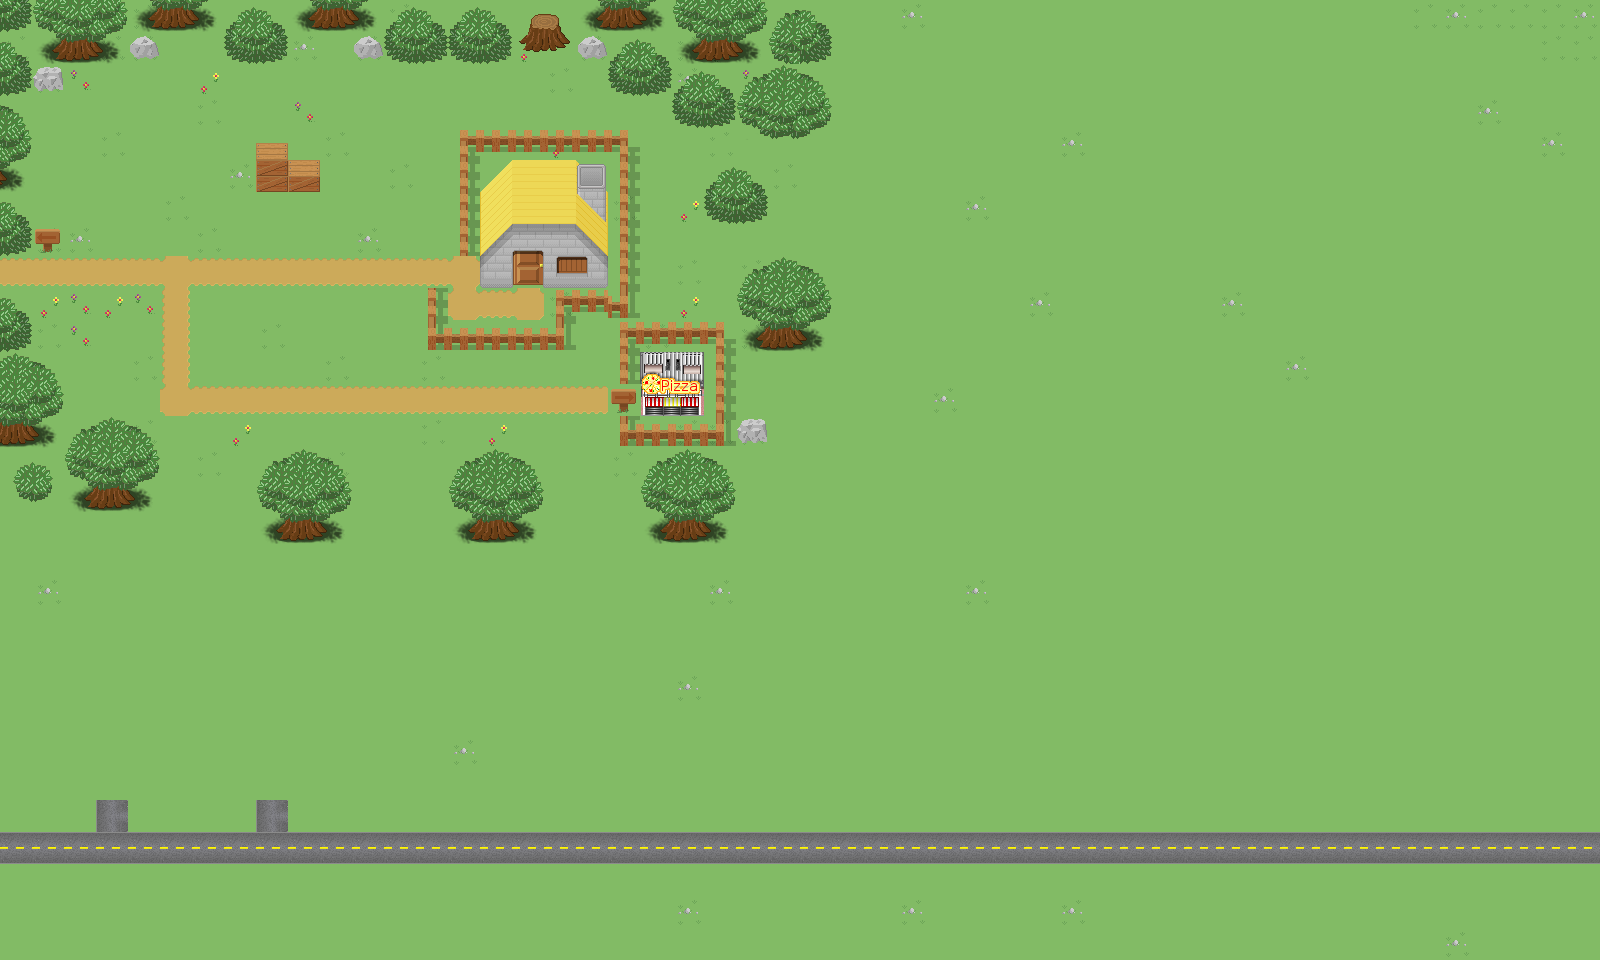

A level layout from a 2D game, rendered from its tile map. Below: a short description, then the map file with tile-grid data replaced by summaries:
An orthogonal 50x30 tile map with 32x32 px tiles, 4 tile layers (grass, road, plants, city) and 1 object (Porta).

<map version="1.0" orientation="orthogonal" width="50" height="30" tilewidth="32" tileheight="32">
 <properties>
  <property name="Author" value="Bruno Gama Catao" />
  <property name="Year" value="2012" />
 </properties>
 <tileset firstgid="1" name="Untitled" tilewidth="32" tileheight="32">
  <image source="free_tileset_version_10.png" width="480" height="1216" />
 </tileset>
 <layer name="grass" width="50" height="30">
  <data>[1500 cells, 1500 non-empty, 7 distinct tile ids]</data>
 </layer>
 <layer name="road" width="50" height="30">
  <data>[1500 cells, 93 non-empty, 7 distinct tile ids]</data>
 </layer>
 <layer name="plants" width="50" height="30">
  <data>[1500 cells, 140 non-empty, 38 distinct tile ids]</data>
 </layer>
 <layer name="city" width="50" height="30">
  <data>[1500 cells, 53 non-empty, 28 distinct tile ids]</data>
 </layer>
 <objectgroup name="portas" width="50" height="30">
  <object name="porta" type="Porta" x="625" y="398">
   <properties>
    <property name="para" value="FASE_2" />
   </properties>
  </object>
 </objectgroup>
</map>
